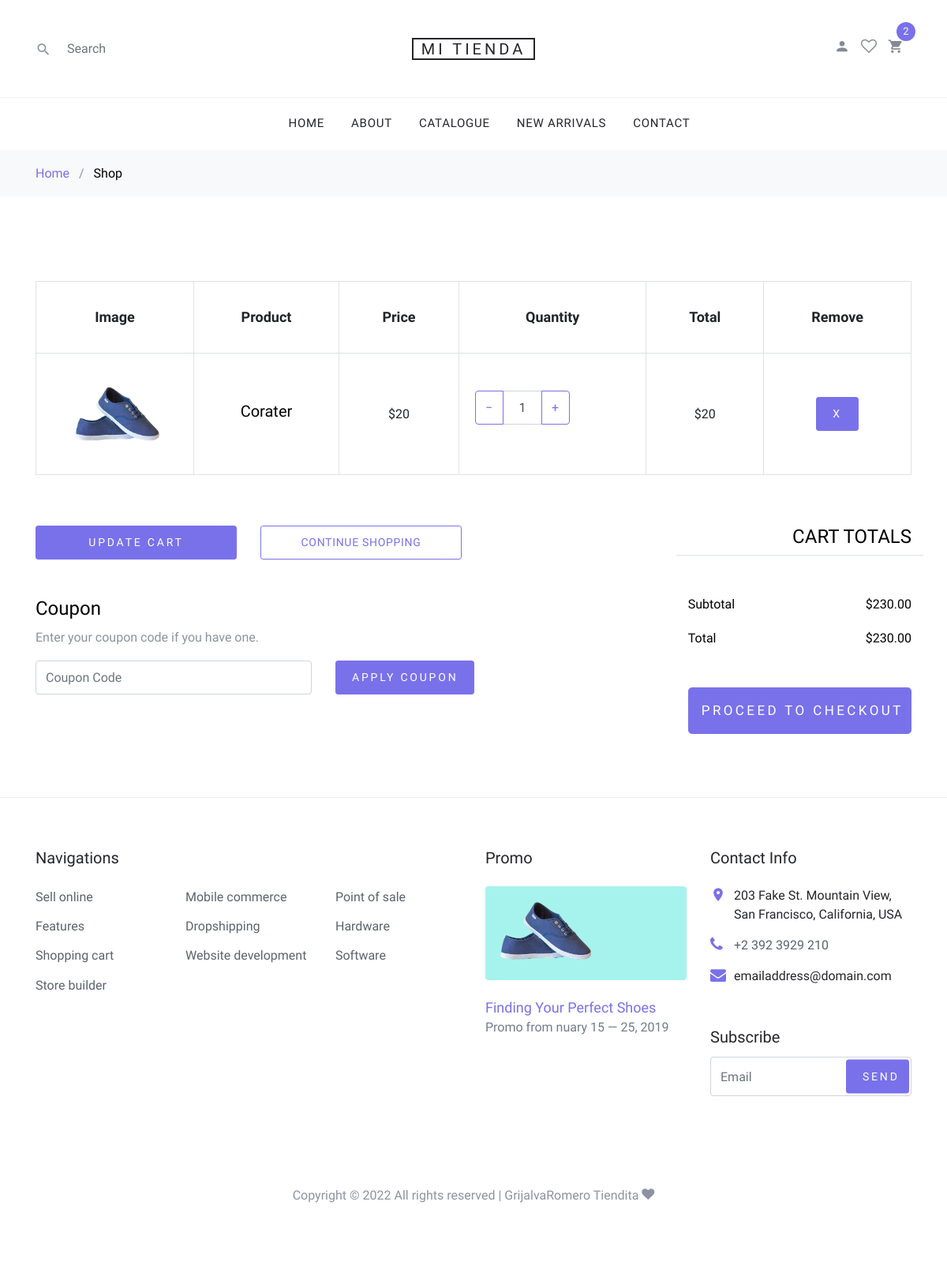
The page /cart.php?id=2 on the database its author committed.
### tables this page shows
CREATE TABLE `productos` (
  `id` int(11) NOT NULL,
  `nombre` varchar(300) NOT NULL,
  `descripcion` text NOT NULL,
  `precio` double NOT NULL,
  `imagen` varchar(200) NOT NULL,
  `inventario` int(11) NOT NULL,
  `id_categoria` int(11) NOT NULL,
  `talla` varchar(100) NOT NULL,
  `color` varchar(100) NOT NULL
);

### cart.php (the view, shortened to what this page needs)
<?php
print_r($_SESSION['carrito']);
include './php/conexion.php';
if (isset($_SESSION['carrito'])) {
    if ($_GET['id']) {
        $arreglo = $_SESSION['carrito'];
        $encontro = false;
        $numero = 0;
        for ($i = 0; $i < count($arreglo); $i++) {
            if ($arreglo[$i]['Id'] == $_GET['id']) {
                $encontro = true;
                $numero = $i;
            }
        }
        if ($encontro == true) {
            $arreglo[$numero]['Cantidad'] = $arreglo[$numero]['Cantidad']++;
            $_SESSION['carrito'] = $arreglo;
        } else {
            $nombre = "";
            $precio = "";
            $imagen = "";
            $res = $conexion->query('select * from productos where id=' . $_GET['id']) or die($conexion->error);
            $fila = mysqli_fetch_row($res);
            $nombre = $fila['1'];
            $precio = $fila['3'];
            $imagen = $fila['4'];
            $arregloNuevo = array(
                'Id' => $_GET['id'],
                'Nombre' => $nombre,
                'Precio' => $precio,
                'Imagen' => $imagen,
                'Cantidad' => 1
            );
            $_SESSION['carrito'] = $arreglo;
            array_push($_SESSION['carrito'], $arregloNuevo);
        }
    }
} else {
    if (isset($_GET['id'])) {
        $res = $conexion->query('select * from productos where id=' . $_GET['id']) or die($conexion->error);
    }
}
?>
<!DOCTYPE html>
<html lang="en">
<head>
    <link rel="stylesheet" href="fonts/icomoon/style.css">
    <link rel="stylesheet" href="css/bootstrap.min.css">
    <link rel="stylesheet" href="css/magnific-popup.css">
    <link rel="stylesheet" href="css/jquery-ui.css">
    <link rel="stylesheet" href="css/owl.carousel.min.css">
    <link rel="stylesheet" href="css/owl.theme.default.min.css">
    <link rel="stylesheet" href="css/aos.css">
    <link rel="stylesheet" href="css/style.css">
</head>
<body>
    <div class="site-wrap">
        <?php include("./layouts/header.php"); ?>
        <div class="site-section">
            <div class="container">
                <div class="row mb-5">
                    <form class="col-md-12" method="post">
                        <div class="site-blocks-table">
                            <table class="table table-bordered">
                                <thead>
                                    <tr>
                                        <th class="product-thumbnail">Image</th>
                                        <th class="product-name">Product</th>
                                        <th class="product-price">Price</th>
                                        <th class="product-quantity">Quantity</th>
                                        <th class="product-total">Total</th>
                                        <th class="product-remove">Remove</th>
                                    </tr>
                                </thead>
                                <tbody>
                                    <?php
                                    if (isset($_SESSION['carrito'])) {
                                        $arregloCarrito = $_SESSION['carrito'];
                                        for ($i = 0; $i < count($arregloCarrito); $i++) {
                                    ?>
                                            <tr>
                                                <td class="product-thumbnail">
                                                    <img src="./images/<?php echo $arregloCarrito[$i]['Imagen']; ?>" alt="Image" class="img-fluid">
                                                </td>
                                                <td class="product-name">
                                                    <h2 class="h5 text-black"><?php echo $arregloCarrito[$i]['Nombre']; ?></h2>
                                                </td>
                                                <td>$<?php echo $arregloCarrito[$i]['Precio']; ?></td>
                                                <td>
                                                    <div class="input-group mb-3" style="max-width: 120px;">
                                                        <div class="input-group-prepend">
                                                            <button class="btn btn-outline-primary js-btn-minus" type="button">&minus;</button>
                                                        </div>
                                                        <input type="text" class="form-control text-center" value="<?php echo $arregloCarrito[$i]['Cantidad']; ?>" placeholder="" aria-label="Example text with button addon" aria-describedby="button-addon1">
                                                        <div class="input-group-append">
                                                            <button class="btn btn-outline-primary js-btn-plus" type="button">&plus;</button>
                                                        </div>
                                                    </div>
                                                </td>
                                                <td>$<?php echo $arregloCarrito[$i]['Precio'] * $arregloCarrito[$i]['Cantidad']; ?></td>
                                                <td><a href="./deleteProduct.php?id=<?php echo $arregloCarrito[$i]['Id']; ?>" class="btn btn-primary btn-sm btnEliminar" data-id="<?php $arregloCarrito[$i]['Id']; ?>">X</a></td>
                                            </tr>
                                            <br>
                                    <?php
                                        }
                                    }
                                    ?>
                                </tbody>
                            </table>
                        </div>
                    </form>
                </div>
                <div class="row">
                    <div class="col-md-6">
                        <div class="row mb-5">
                            <div class="col-md-6 mb-3 mb-md-0">
                                <button class="btn btn-primary btn-sm btn-block">Update Cart</button>
                            </div>
                            <div class="col-md-6">
                                <button class="btn btn-outline-primary btn-sm btn-block">Continue Shopping</button>
                            </div>
                        </div>
                        <div class="row">
                            <div class="col-md-12">
                                <label class="text-black h4" for="coupon">Coupon</label>
                                <p>Enter your coupon code if you have one.</p>
                            </div>
                            <div class="col-md-8 mb-3 mb-md-0">
                                <input type="text" class="form-control py-3" id="coupon" placeholder="Coupon Code">
                            </div>
                            <div class="col-md-4">
                                <button class="btn btn-primary btn-sm">Apply Coupon</button>
                            </div>
                        </div>
                    </div>
                    <div class="col-md-6 pl-5">
                        <div class="row justify-content-end">
                            <div class="col-md-7">
                                <div class="row">
                                    <div class="col-md-12 text-right border-bottom mb-5">
                                        <h3 class="text-black h4 text-uppercase">Cart Totals</h3>
                                    </div>
                                </div>
                                <div class="row mb-3">
                                    <div class="col-md-6">
                                        <span class="text-black">Subtotal</span>
                                    </div>
                                    <div class="col-md-6 text-right">
                                        <strong class="text-black">$230.00</strong>
                                    </div>
                                </div>
                                <div class="row mb-5">
                                    <div class="col-md-6">
                                        <span class="text-black">Total</span>
                                    </div>
                                    <div class="col-md-6 text-right">
                                        <strong class="text-black">$230.00</strong>
                                    </div>
                                </div>
                                <div class="row">
                                    <div class="col-md-12">
                                        <button class="btn btn-primary btn-lg py-3 btn-block" onclick="window.location='checkout.php'">Proceed To Checkout</button>
                                    </div>
                                </div>
                            </div>
                        </div>
                    </div>
                </div>
            </div>
        </div>
        <?php include("./layouts/footer.php"); ?>
    </div>
</body>
</html>

### css/style.css (style rules this page uses)
body { line-height: 1.7; color: #8c92a0; font-weight: 300; font-size: 16px; }
a { -webkit-transition: .3s all ease; -o-transition: .3s all ease; transition: .3s all ease; }
.text-black { color: #000; }
.site-wrap:before { -webkit-transition: .3s all ease-in-out; -o-transition: .3s all ease-in-out; transition: .3s all ease-in-out; background: rgba(0, 0, 0, 0.6); content: ""; position: absolute; z-index: 2000; top: 0; left: 0; right: 0; bottom: 0; opacity: 0; visibility: hidden; }
.btn { text-transform: uppercase; position: relative; -webkit-transition: 0.2s all ease-in-out !important; -o-transition: 0.2s all ease-in-out !important; transition: 0.2s all ease-in-out !important; top: 0; letter-spacing: .05em; }
.btn.btn-sm { font-size: 14px !important; padding: 10px 20px !important; }
.btn.btn-primary { font-size: 17px; font-weight: 300; letter-spacing: .2em; }
.form-control { height: 43px; }
.site-section { padding: 2.5em 0; }
@media (min-width: 768px) { .site-section { padding: 5em 0; } }
.site-blocks-table { overflow: auto; }
.site-blocks-table .product-thumbnail { width: 200px; }
.site-blocks-table thead th { padding: 30px; text-align: center; border-width: 1px !important; vertical-align: middle; color: #212529; font-size: 18px; }
.site-blocks-table td { padding: 20px; text-align: center; vertical-align: middle; color: #212529; }
.site-blocks-table tbody tr:first-child td { border-top: 1px solid #7971ea !important; }

### rows shown on the page
productos: imagen (picture), nombre "Corater", precio "20", value "1"
